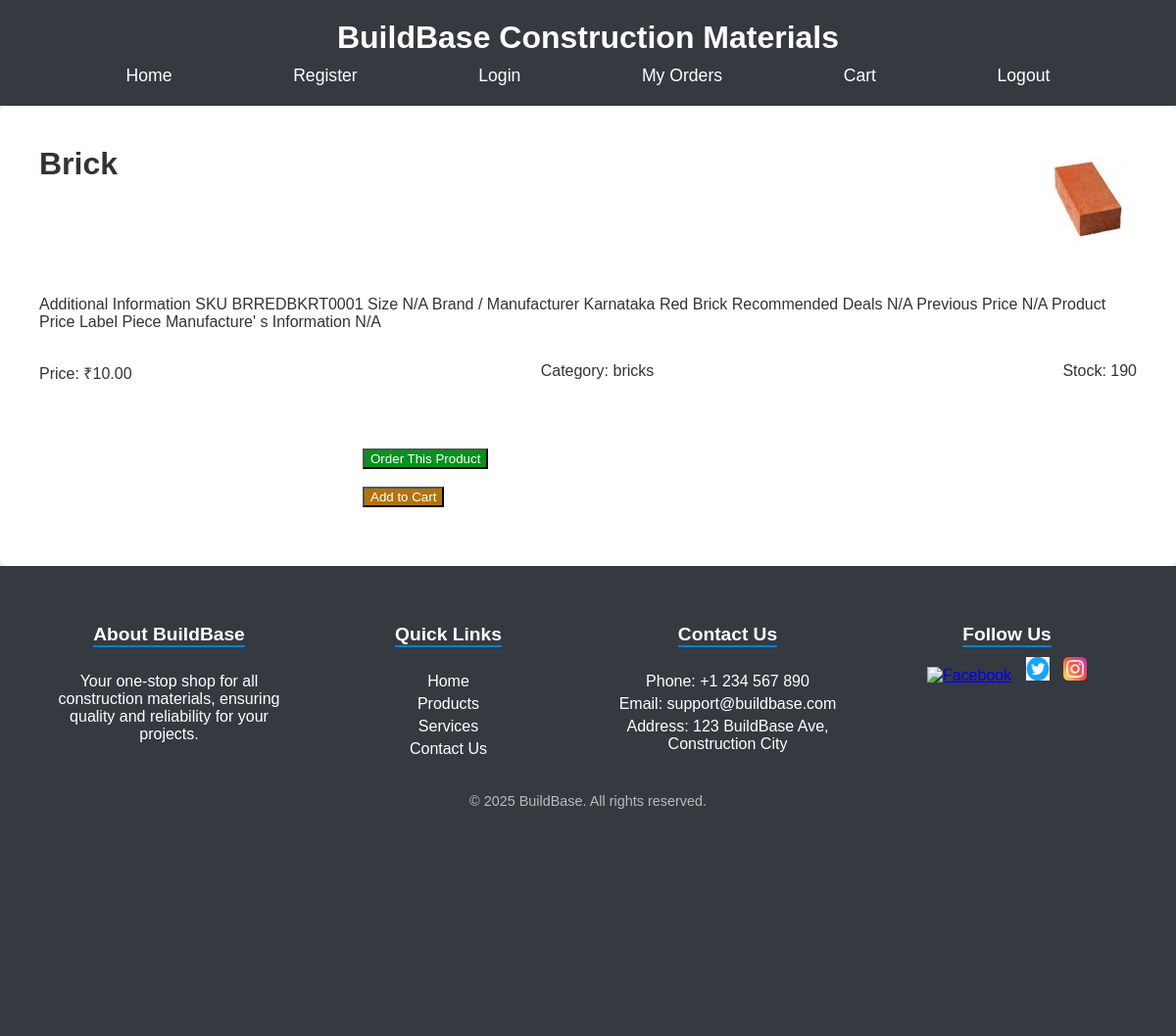
/product/1/, run on the app's committed database.
### app/models.py (models this page shows, shortened)
class Product(models.Model):
    name = models.CharField(max_length=200)
    description = models.TextField()
    price = models.DecimalField(max_digits=10, decimal_places=2)
    stock = models.IntegerField()
    image = models.ImageField(upload_to='products/')
    category = models.CharField(max_length=100)

### app/views.py (the view)
# urls.py: path('product/<int:product_id>/', views.product_detail, name='product_detail'),
def product_detail(request, product_id):
    product = Product.objects.get(id=product_id)
    if request.method == 'POST':
        return redirect('order_product', product_id=product.id)
    return render(request, 'user/product_detail.html', {'product': product})

### templates/user/product_detail.html (shortened to what this page needs)
<!DOCTYPE html>
<html lang="en">
<head>
    {% load static %}
    <link rel="stylesheet" href="{% static 'css/product_details.css' %}">
</head>
<body>
    <header>
        <h1>BuildBase Construction Materials</h1>
        <nav>
            <a href="{% url 'home' %}">Home</a>
            <a href="{% url 'register' %}">Register</a>
            <a href="{% url 'login' %}">Login</a>
            <a href="{% url 'user_orders' %}">My Orders</a>
            <a href="{% url 'view_cart' %}">Cart</a>
            <a href="{% url 'logout' %}">Logout</a>
        </nav>
    </header>
    <div class="cart-box">
    <div class="container">
    <h1>{{ product.name }}</h1>
    <p>{% if product.image %}
        <img src="{{ product.image.url }}" alt="{{ product.name }}">
    {% else %}
        <p>No image available.</p>
    {% endif %}</p>
    <p>{{ product.description }}</p>
    <p>Price: ₹{{ product.price }}</p>
    <p>Category: {{ product.category }}</p>
    <p>Stock: {{ product.stock }}</p>
    </div>
    <form method="post">
        <a href="{% url 'order_product' product.id %}">
            <button>Order This Product</button></a><br><br>
    </form>
    <form action="{% url 'add_to_cart' product.id %}" method="POST">
        <button type="submit" id="b1">Add to Cart</button><br><br><br><br><br><br>
    </form>
</div>
    <footer class="footer">
        <div class="container">
            <div class="footer-section">
                <h3>About BuildBase</h3>
                <p>Your one-stop shop for all construction materials, ensuring quality and reliability for your projects.</p>
            </div>
            <div class="footer-section">
                <h3>Quick Links</h3>
                <ul>
                    <li><a href="#">Home</a></li>
                    <li><a href="#">Products</a></li>
                    <li><a href="#">Services</a></li>
                    <li><a href="#">Contact Us</a></li>
                </ul>
            </div>
            <div class="footer-section">
                <h3>Contact Us</h3>
                <ul>
                    <li>Phone: +1 234 567 890</li>
                    <li>Email: support@buildbase.com</li>
                    <li>Address: 123 BuildBase Ave, Construction City</li>
                </ul>
            </div>
            <div class="footer-section">
                <h3>Follow Us</h3>
                <div class="social-icons">
                    <a href="#"><img src="{% static 'images/facebook.png' %}" alt="Facebook"></a>
                    <a href="#"><img src="{% static 'images/twitter.png' %}" alt="Twitter"></a>
                    <a href="#"><img src="{% static 'images/insta.png' %}" alt="Instagram"></a>
                </div>
            </div>
        </div>
        <div class="footer-bottom">
            <p>&copy; 2025 BuildBase. All rights reserved.</p>
        </div>
    </footer>
</body>
</html>

### static/css/product_details.css (style rules this page uses)
body { font-family: Arial, sans-serif; margin: 0; padding: 0; color: #333; background-color: #f8f9fa; }
header { background-color: #343a40; color: white; padding: 20px; text-align: center; }
header h1 { margin: 0; font-size: 2rem; }
header nav { margin-top: 10px; display: flex; justify-content: space-evenly; }
header nav a { color: white; text-decoration: none; margin: 0 15px; font-size: 1.1rem; }
.cart-box { padding: 20px; background-color: #ffffff; border-radius: 8px; box-shadow: 0 2px 5px rgba(0, 0, 0, 0.1); }
.container { max-width: 1200px; margin: 0 auto; padding: 0 20px; display: flex; flex-wrap: wrap; justify-content: space-between; }
button { background-color: rgb(7, 145, 30); color: white; position: relative; left: 350px; top: 50px; }
#b1 { background-color: rgb(175, 117, 10); color: white; }
footer { background-color: #343a40; color: white; padding: 40px 20px; text-align: center; height: 400px; }
footer .container { display: flex; flex-wrap: wrap; justify-content: space-between; gap: 20px; }
.footer-section { flex: 1; min-width: 200px; }
.footer-section h3 { border-bottom: 2px solid #007bff; display: inline-block; margin-bottom: 10px; font-size: 1.2rem; }
.footer-section ul { list-style: none; padding: 0; }
.footer-section ul li { margin: 5px 0; }
.footer-section ul li a { color: white; text-decoration: none; }
.social-icons a { display: inline-block; margin: 0 5px; }
.social-icons img { width: 24px; height: 24px; }
.footer-bottom { margin-top: 20px; font-size: 0.9rem; color: #bbb; }

### data on the page
Product: name "Brick", image (picture), description "Additional Information SKU BRREDBKRT0001 Size N/A Brand / Manufacturer Karnataka Red Brick Recommended Deals N/A Previous Price N/A Product Price Label Piece Manufacture' s Information N/A", price "10.00", category "bricks", stock "190"
